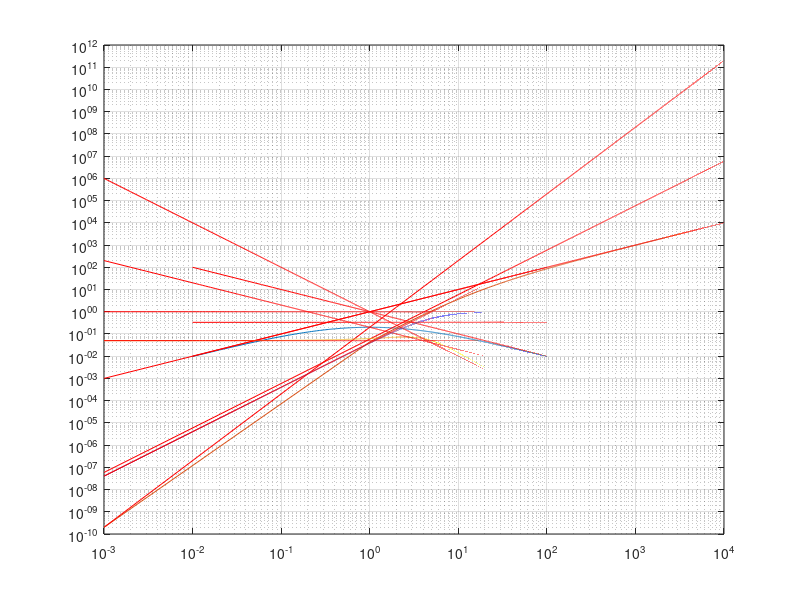

Write MATLAB code to recreate this figure.
%%
% a)
clear all; clc; close all;

w = linspace(1e-2, 1e2, 1e4);
% X = sinc(w./2);
X = w./(w.^2 + 3.*w + 1);

p = plot(w, X);

hold on;
grid on;

plot(w, 1./w, 'r')
plot(w, w.*0+1/3, 'r')
plot(w, w./1, 'r')

set(gca, 'YScale', 'log')
set(gca, 'XScale', 'log')


%%
% b)
clear all; clc; close all;

s = linspace(1e-3, 1e4, 1e4);
X = (s.^3) ./ (s.^2 + 17.*s + 5);

as1 = s;
as2 = s.^2./17;
as3 = s.^3./5;

p = plot(s, X);

hold on;
grid on;

plot(s, as1, 'r')
plot(s, as2, 'r')
plot(s, as3, 'r')

set(gca, 'YScale', 'log')
set(gca, 'XScale', 'log')

%%
% c)
clear all; clc; close all;

s = linspace(1e-3, 1e3, 1e6);
X = 1./(s.^2 - 5.*s + 20);

as1 = 1./(s.^2);
as2 = 1./(5.*s);
as3 = 1/20 + s.*0;

p = plot(s, X);

hold on;
grid on;

plot(s, as1, 'r')
plot(s, as2, 'r')
plot(s, as3, 'r')

set(gca, 'YScale', 'log')
set(gca, 'XScale', 'log')

%%
% c)
clear all; clc; close all;

s = linspace(1e-3, 1e3, 1e6);
X = (s.^2)./(s.^2 + 25);

as1 = 1 + s.*0;
as2 = (s.^2)./25;

p = plot(s, X);

hold on;
grid on;

plot(s, as1, 'r')
plot(s, as2, 'r')

set(gca, 'YScale', 'log')
set(gca, 'XScale', 'log')




